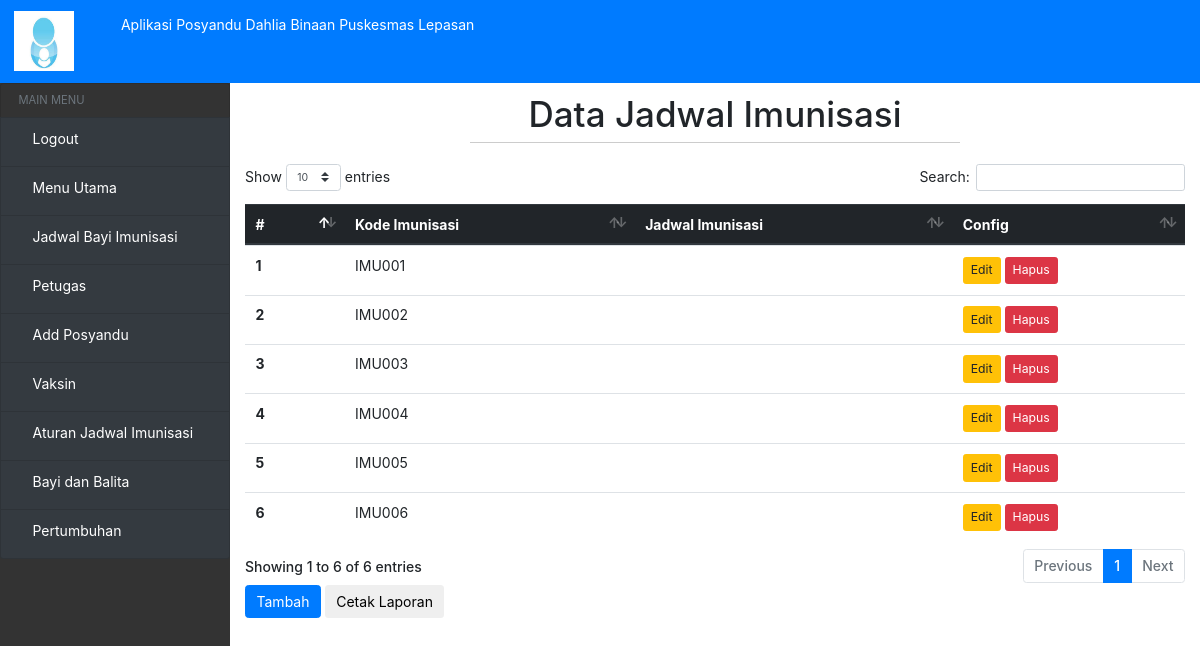
Page /?view=jadwal-imunisasi (signed in) on the committed database.
### tables this page shows
CREATE TABLE `jadwal_imunisasi` (
  `Kode_imunisasi` varchar(10) NOT NULL,
  `Umur` int(20) NOT NULL,
  `vaksin` varchar(50) NOT NULL
);

### models/admin.php (called while the page is built, shortened)
<?php
class Admin
{
  private $mysqli;
  function __construct($mysqli)
  {
    $this->mysqli = $mysqli;
  }
public function showImunisasi(){
  $db = $this->mysqli->conn;
  $sql = "SELECT * FROM jadwal_imunisasi";
  $query = $db->query($sql);
  return $query;
}
}
?>

### view/jadwal-imunisasi/jadwal-imunisasi.php (the view, shortened to what this page needs)
<?php if (@$_SESSION['user']) { ?>
<div class="header-hal">
    <h1>Data Jadwal Imunisasi</h1>
    <hr>
</div>
<div class="table-responsive">
<table class="table" id="table">
  <thead class="thead-dark">
    <tr>
      <th scope="col">#</th>
      <th scope="col">Kode Imunisasi</th>
      <th scope="col">Jadwal Imunisasi</th>
      <?php if (@$_SESSION['hak_akses'] == 0) { ?>
      <th scope="col">Config</th>
      <?php } ?>
    </tr>
  </thead>
  <tbody>
      <?php
     $data = $objAdmin->showImunisasi();
     $no = 1;
     while ($a = $data->fetch_object()) {
         ?>
    <tr>
      <th scope="row"><?= $no ?></th>
      <td><?= $a->Kode_imunisasi; ?></td>
      <td><?= $a->Jadwal_imunisasi; ?></td>
      <?php if (@$_SESSION['hak_akses'] == 0) { ?>
      <td>
          <a href="?view=rubah-imunisasi&kode=<?=$a->Kode_imunisasi; ?>" class="btn btn-sm btn-warning">Edit</a>
          <a href="?view=hapus-imunisasi&kode=<?=$a->Kode_imunisasi; ?>" class="btn btn-sm btn-danger">Hapus</a>
      </td>
      <?php } ?>
    </tr>
    <?php
     $no++;
     }
     ?>
  </tbody>
</table>
</div>
<?php if (@$_SESSION['hak_akses'] == 0) { ?>
<a href="?view=tambah-imunisasi">
    <button type="button" class="btn btn-primary">Tambah</button>
</a>
<a href="view/laporan/laporan-jadwal-imunisasi.php">
    <button type="button" class="btn btn-default">Cetak Laporan</button>
</a>
<?php } ?>
<?php } ?>

### assets/css/home.css (style rules this page uses)
.header-hal { width: 100%; text-align: center; margin-top: 10px; }
hr { height: 1px; border-top: 1px solid #ccc; margin: auto; width: 50%; padding: 10px; }
.view-buku th, td { text-align: left; padding: 8px; }

### index.php (style rules this page uses)
* { font-size: 14px; }

### rows in the picture
jadwal_imunisasi: Kode_imunisasi "IMU001"
jadwal_imunisasi: Kode_imunisasi "IMU002"
jadwal_imunisasi: Kode_imunisasi "IMU003"
jadwal_imunisasi: Kode_imunisasi "IMU004"
jadwal_imunisasi: Kode_imunisasi "IMU005"
jadwal_imunisasi: Kode_imunisasi "IMU006"
